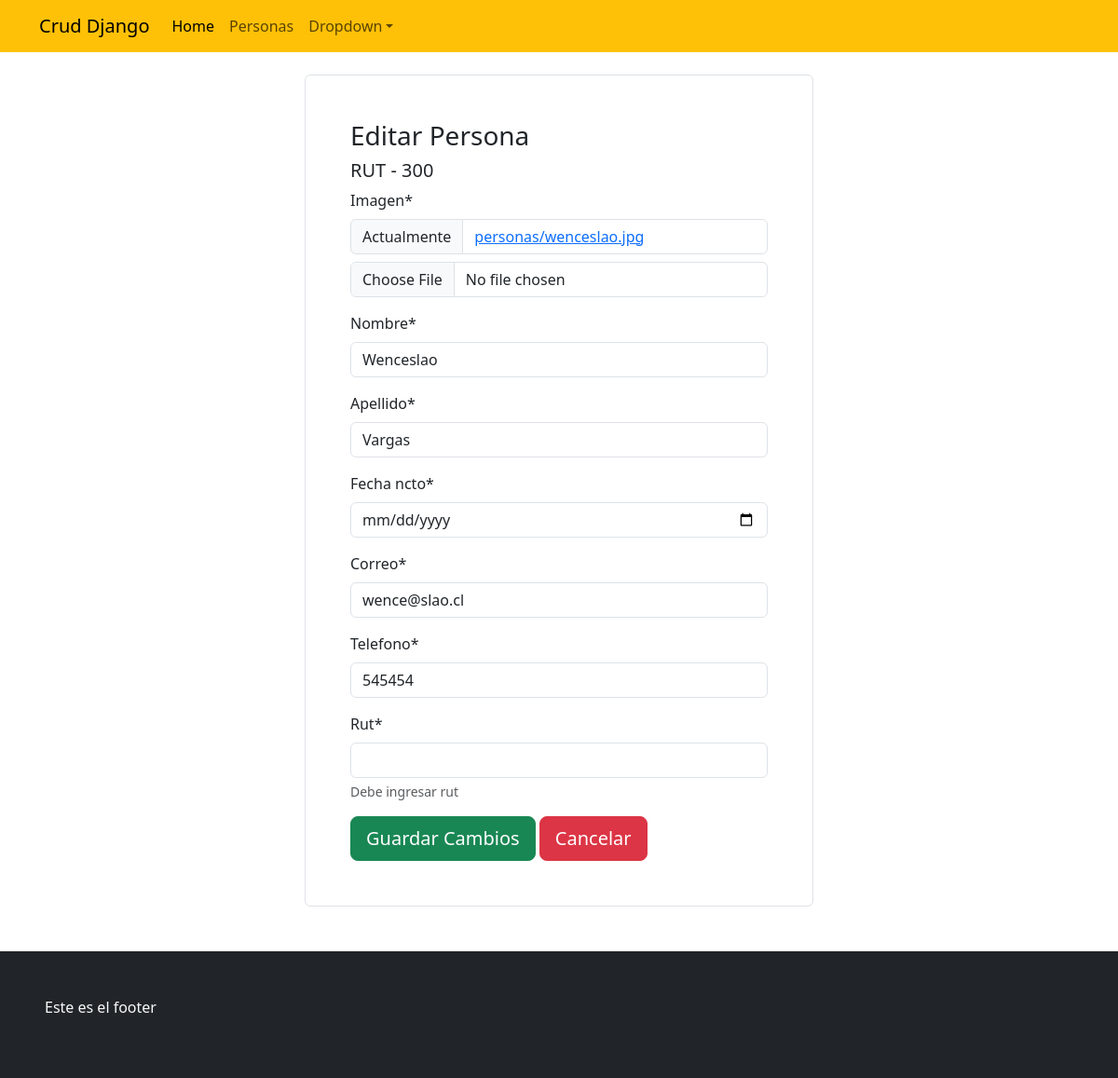
/modificarpersona/300, run on the app's committed database.
### appcrud/models.py (models this page shows, shortened)
class Persona(models.Model):
    rut=models.CharField(max_length=10,primary_key=True, null=False)
    nombre=models.CharField(max_length=50,null=False)
    apellido=models.CharField(max_length=50, null=False)
    fecha_ncto=models.DateField(verbose_name='Fecha de Nacimiento',error_messages='ta malo')
    correo=models.EmailField(error_messages='coloca bien el correo...')
    telefono=models.IntegerField()
    imagen=models.ImageField(upload_to='personas',null=True)

### appcrud/views.py (the view)
# urls.py: path('modificarpersona/<id>',modificarpersona, name='modificarpersona'),
def modificarpersona(request, id):
    persona=get_object_or_404(Persona,rut=id)
    form=UpdatePersonaForm(instance=persona)
    datos={
        "form":form,
        "persona":persona
    }
    if request.method=="POST":
        form=UpdatePersonaForm(data=request.POST, files=request.FILES, instance=persona)
        if form.is_valid():
            form.save()
            return redirect(to='personas')
    return render(request,'appcrud/modificarpersona.html',datos)

### appcrud/forms.py
class UpdatePersonaForm(forms.ModelForm):
    rut=forms.CharField(max_length=10,
                        error_messages={"required":"Ingrese rut sin puntos y con guión ej.:12345678-9"},
                        help_text="Debe ingresar rut")
    fecha_ncto=forms.DateField(widget=forms.DateInput(attrs={'type': 'date'}))
    class Meta:
        model = Persona
        fields = ['imagen','nombre', 'apellido','fecha_ncto', 'correo','telefono']

### appcrud/templates/appcrud/modificarpersona.html (shortened to what this page needs)
{% extends "appcrud/base.html" %}
{% load static %}
{% load crispy_forms_tags %}
{% block contenido %}
<div class="container">
    <div class='mt-4 mb-5'>
        <div class="row">
            <div class="col-lg-3"></div>
            <div class="col-lg-6">
                <div class="p-5 border rounded">
                    <h3>Editar Persona</h3>
                    <h5>RUT - {{persona.rut}}</h5>
                    <form action="" method="post" enctype="multipart/form-data">
                       {{form | crispy}}
                        <div class="mt-3">
                            <input type="submit" value="Guardar Cambios" class="btn btn-success btn-lg">
                            <a href="{% url "personas" %}"><input type="button" value="Cancelar" class="btn btn-danger btn-lg"></a>
                        </div>
                    </form>
                </div>
            </div>
            <div class="col-lg-3"></div>
        </div>
    </div>
</div>
{% endblock contenido %}

### data on the page
Persona: rut "300", nombre "Wenceslao", apellido "Vargas", correo "wence@slao.cl", telefono "545454"
